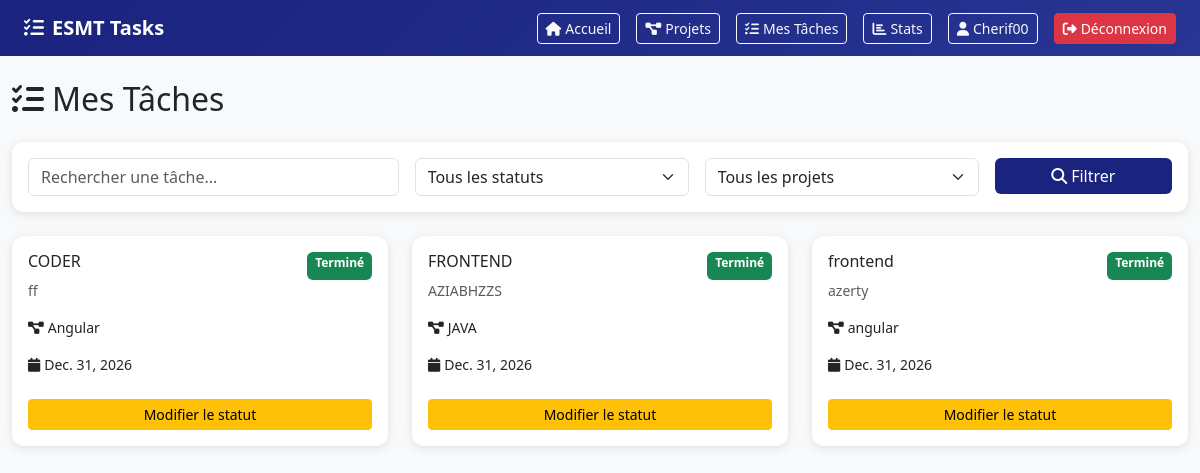
The page /taches/ (signed in) on the database its author committed.
### core/models.py (models this page shows, shortened)
class Tache(models.Model):
    STATUT_CHOICES = [
        ('a_faire', 'À faire'),
        ('en_cours', 'En cours'),
        ('termine', 'Terminé'),
    ]
    projet = models.ForeignKey(Projet, on_delete=models.CASCADE, related_name='taches')
    titre = models.CharField(max_length=200)
    description = models.TextField(blank=True)
    date_limite = models.DateField()
    statut = models.CharField(max_length=20, choices=STATUT_CHOICES, default='a_faire')
    assigne_a = models.ForeignKey(User, on_delete=models.SET_NULL, null=True, blank=True, related_name='taches_assignees')
    date_creation = models.DateTimeField(auto_now_add=True)

class Projet(models.Model):
    titre = models.CharField(max_length=200)
    description = models.TextField(blank=True)
    createur = models.ForeignKey(User, on_delete=models.CASCADE, related_name='projets_crees')
    membres = models.ManyToManyField(User, related_name='projets_membres', blank=True)
    date_creation = models.DateTimeField(auto_now_add=True)

### core/views.py (the view)
# urls.py: path('taches/', views.mes_taches, name='mes_taches'),
@login_required
def mes_taches(request):
    taches = Tache.objects.filter(assigne_a=request.user)
    statut = request.GET.get('statut')
    projet_id = request.GET.get('projet')
    recherche = request.GET.get('q')
    if statut:
        taches = taches.filter(statut=statut)
    if projet_id:
        taches = taches.filter(projet__id=projet_id)
    if recherche:
        taches = taches.filter(titre__icontains=recherche)
    projets = Projet.objects.filter(membres=request.user) | Projet.objects.filter(createur=request.user)
    return render(request, 'core/mes_taches.html', {
        'taches': taches,
        'projets': projets,
        'statut_actif': statut,
        'projet_actif': projet_id,
        'recherche': recherche,
    })

### core/templates/core/mes_taches.html (shortened to what this page needs)
{% extends 'core/base.html' %}
{% block content %}
<h2 class="mb-4"><i class="fas fa-tasks me-2"></i>Mes Tâches</h2>
<div class="card p-3 mb-4">
    <form method="get" class="row g-3">
        <div class="col-md-4">
            <input type="text" name="q" class="form-control"
                   placeholder="Rechercher une tâche..."
                   value="{{ recherche|default:'' }}">
        </div>
        <div class="col-md-3">
            <select name="statut" class="form-select">
                <option value="">Tous les statuts</option>
            </select>
        </div>
        <div class="col-md-3">
            <select name="projet" class="form-select">
                <option value="">Tous les projets</option>
            </select>
        </div>
        <div class="col-md-2">
            <button type="submit" class="btn btn-primary w-100">
                <i class="fas fa-search me-1"></i>Filtrer
            </button>
        </div>
    </form>
</div>
<div class="row">
    {% for tache in taches %}
    <div class="col-md-4 mb-3">
        <div class="card p-3">
            <div class="d-flex justify-content-between">
                <h6>{{ tache.titre }}</h6>
                <span class="badge
                    {% if tache.statut == 'termine' %}bg-success
                    {% elif tache.statut == 'en_cours' %}bg-warning
                    {% else %}bg-secondary{% endif %}">
                    {{ tache.get_statut_display }}
                </span>
            </div>
            <p class="text-muted small">{{ tache.description|truncatechars:60 }}</p>
            <p class="small"><i class="fas fa-project-diagram me-1"></i>{{ tache.projet.titre }}</p>
            <p class="small"><i class="fas fa-calendar me-1"></i>{{ tache.date_limite }}</p>
            <a href="{% url 'modifier_tache' tache.pk %}" class="btn btn-sm btn-warning mt-2">
                Modifier le statut
            </a>
        </div>
    </div>
    {% empty %}
    <div class="col">
        <p class="text-muted">Aucune tâche trouvée.</p>
    </div>
    {% endfor %}
</div>
{% endblock %}

### core/templates/core/base.html (shortened to what this page needs)
<!DOCTYPE html>
<html lang="fr">
<head>
    <link href="https://cdn.jsdelivr.net/npm/bootstrap@5.3.0/dist/css/bootstrap.min.css" rel="stylesheet">
    <link href="https://cdnjs.cloudflare.com/ajax/libs/font-awesome/6.4.0/css/all.min.css" rel="stylesheet">
</head>
<body>
    {% if user.is_authenticated %}
    <nav class="navbar navbar-dark px-4 py-2">
        <a class="navbar-brand fw-bold" href="{% url 'dashboard' %}">
            <i class="fas fa-tasks me-2"></i>ESMT Tasks
        </a>
        <div class="d-flex align-items-center gap-3">
            <a href="{% url 'dashboard' %}" class="btn btn-outline-light btn-sm">
                <i class="fas fa-home me-1"></i>Accueil
            </a>
            <a href="{% url 'liste_projets' %}" class="btn btn-outline-light btn-sm">
                <i class="fas fa-project-diagram me-1"></i>Projets
            </a>
            <a href="{% url 'mes_taches' %}" class="btn btn-outline-light btn-sm">
                <i class="fas fa-tasks me-1"></i>Mes Tâches
            </a>
            <a href="{% url 'statistiques' %}" class="btn btn-outline-light btn-sm">
                <i class="fas fa-chart-bar me-1"></i>Stats
            </a>
            <a href="{% url 'mon_profil' %}" class="btn btn-outline-light btn-sm">
                <i class="fas fa-user me-1"></i>{{ user.username }}
            </a>
            <a href="{% url 'deconnexion' %}" class="btn btn-danger btn-sm">
                <i class="fas fa-sign-out-alt me-1"></i>Déconnexion
            </a>
        </div>
    </nav>
    {% endif %}
    <div class="container-fluid py-4">
        {% block content %}{% endblock %}
    </div>
</body>
</html>

### core/templates/core/base.html (style rules this page uses)
body { background-color: #f8f9fa; }
.navbar { background: linear-gradient(135deg, #1a237e, #283593); }
.card { border: none; box-shadow: 0 2px 10px rgba(0,0,0,0.1); border-radius: 12px; }
.btn-primary { background: #1a237e; border: none; }
input, select, textarea { display: block; width: 100%; padding: 0.375rem 0.75rem; border: 1px solid #ced4da; border-radius: 0.375rem; }

### rows shown on the page
Tache: titre "CODER", statut "Terminé", description "ff", projet.titre "Angular", date_limite "Dec. 31, 2026"
Tache: titre "FRONTEND", statut "Terminé", description "AZIABHZZS", projet.titre "JAVA", date_limite "Dec. 31, 2026"
Tache: titre "frontend", statut "Terminé", description "azerty", projet.titre "angular", date_limite "Dec. 31, 2026"

### other values the page prints
{{ user.username }} "Cherif00"
